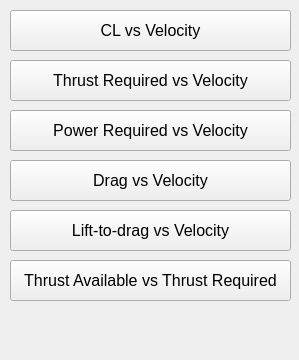
     <widget class="QWidget" name="scrollAreaWidgetContents">
      <property name="geometry">
       <rect>
        <x>0</x>
        <y>0</y>
        <width>299</width>
        <height>360</height>
       </rect>
      </property>
      <property name="sizePolicy">
       <sizepolicy hsizetype="Preferred" vsizetype="Preferred">
        <horstretch>0</horstretch>
        <verstretch>0</verstretch>
       </sizepolicy>
      </property>
      <widget class="QPushButton" name="powvsvel_button">
       <property name="geometry">
        <rect>
         <x>10</x>
         <y>110</y>
         <width>281</width>
         <height>41</height>
        </rect>
       </property>
       <property name="sizePolicy">
        <sizepolicy hsizetype="Fixed" vsizetype="Fixed">
         <horstretch>0</horstretch>
         <verstretch>0</verstretch>
        </sizepolicy>
       </property>
       <property name="font">
        <font>
         <pointsize>12</pointsize>
        </font>
       </property>
       <property name="text">
        <string>Power Required vs Velocity</string>
       </property>
      </widget>
      <widget class="QPushButton" name="ltodvsvel_button">
       <property name="geometry">
        <rect>
         <x>10</x>
         <y>210</y>
         <width>281</width>
         <height>41</height>
        </rect>
       </property>
       <property name="sizePolicy">
        <sizepolicy hsizetype="Fixed" vsizetype="Fixed">
         <horstretch>0</horstretch>
         <verstretch>0</verstretch>
        </sizepolicy>
       </property>
       <property name="font">
        <font>
         <pointsize>12</pointsize>
        </font>
       </property>
       <property name="text">
        <string>Lift-to-drag vs Velocity</string>
       </property>
      </widget>
      <widget class="QPushButton" name="thrvsvel_button">
       <property name="geometry">
        <rect>
         <x>10</x>
         <y>60</y>
         <width>281</width>
         <height>41</height>
        </rect>
       </property>
       <property name="sizePolicy">
        <sizepolicy hsizetype="Fixed" vsizetype="Fixed">
         <horstretch>0</horstretch>
         <verstretch>0</verstretch>
        </sizepolicy>
       </property>
       <property name="font">
        <font>
         <pointsize>12</pointsize>
        </font>
       </property>
       <property name="text">
        <string>Thrust Required vs Velocity</string>
       </property>
      </widget>
      <widget class="QPushButton" name="clvsvel_button">
       <property name="geometry">
        <rect>
         <x>10</x>
         <y>10</y>
         <width>281</width>
         <height>41</height>
        </rect>
       </property>
       <property name="sizePolicy">
        <sizepolicy hsizetype="Fixed" vsizetype="Fixed">
         <horstretch>0</horstretch>
         <verstretch>0</verstretch>
        </sizepolicy>
       </property>
       <property name="font">
        <font>
         <pointsize>12</pointsize>
        </font>
       </property>
       <property name="text">
        <string>CL vs Velocity</string>
       </property>
      </widget>
      <widget class="QPushButton" name="thravvsthrreq_button">
       <property name="geometry">
        <rect>
         <x>10</x>
         <y>260</y>
         <width>281</width>
         <height>41</height>
        </rect>
       </property>
       <property name="sizePolicy">
        <sizepolicy hsizetype="Fixed" vsizetype="Fixed">
         <horstretch>0</horstretch>
         <verstretch>0</verstretch>
        </sizepolicy>
       </property>
       <property name="font">
        <font>
         <family>Ubuntu</family>
         <pointsize>12</pointsize>
         <weight>50</weight>
         <italic>false</italic>
         <bold>false</bold>
        </font>
       </property>
       <property name="styleSheet">
        <string notr="true">QPushButton {font: 12pt Ubuntu}</string>
       </property>
       <property name="text">
        <string>Thrust Available vs Thrust Required</string>
       </property>
      </widget>
      <widget class="QPushButton" name="dragvsvel_button">
       <property name="geometry">
        <rect>
         <x>10</x>
         <y>160</y>
         <width>281</width>
         <height>41</height>
        </rect>
       </property>
       <property name="sizePolicy">
        <sizepolicy hsizetype="Fixed" vsizetype="Fixed">
         <horstretch>0</horstretch>
         <verstretch>0</verstretch>
        </sizepolicy>
       </property>
       <property name="font">
        <font>
         <pointsize>12</pointsize>
        </font>
       </property>
       <property name="text">
        <string>Drag vs Velocity</string>
       </property>
      </widget>
     </widget>
